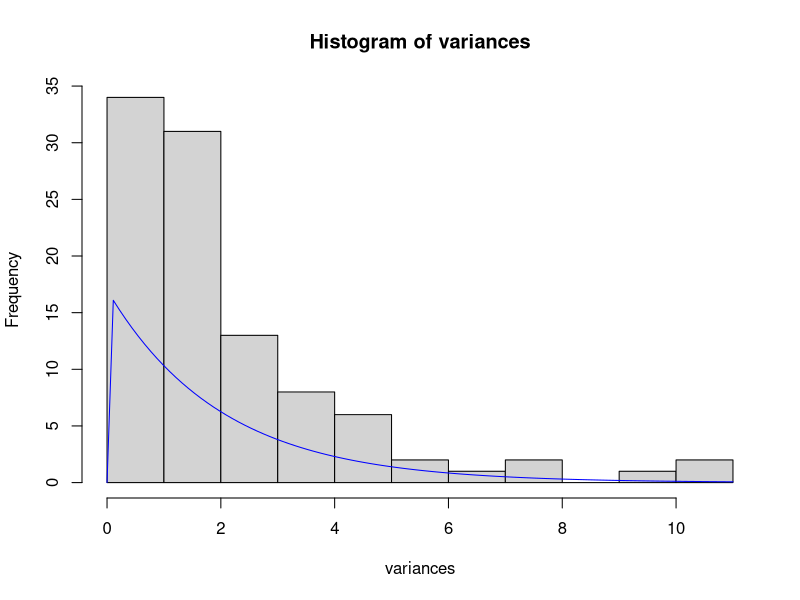
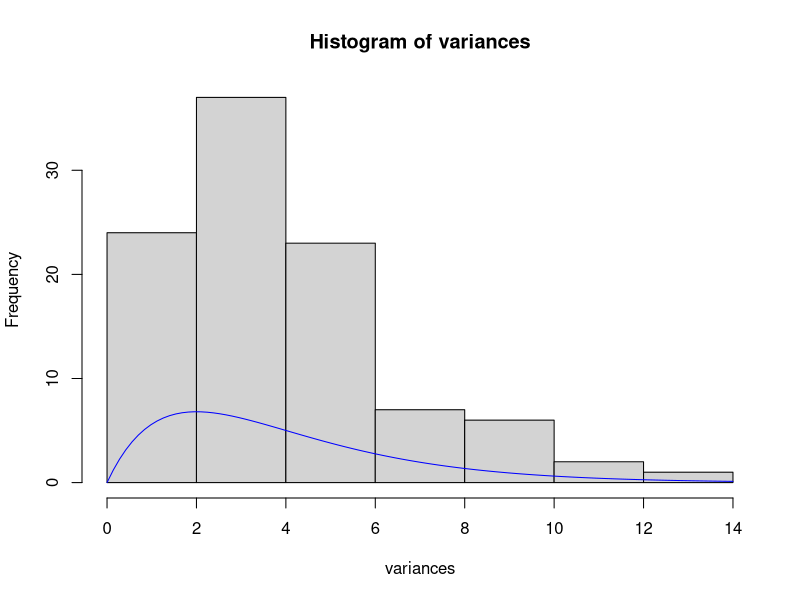
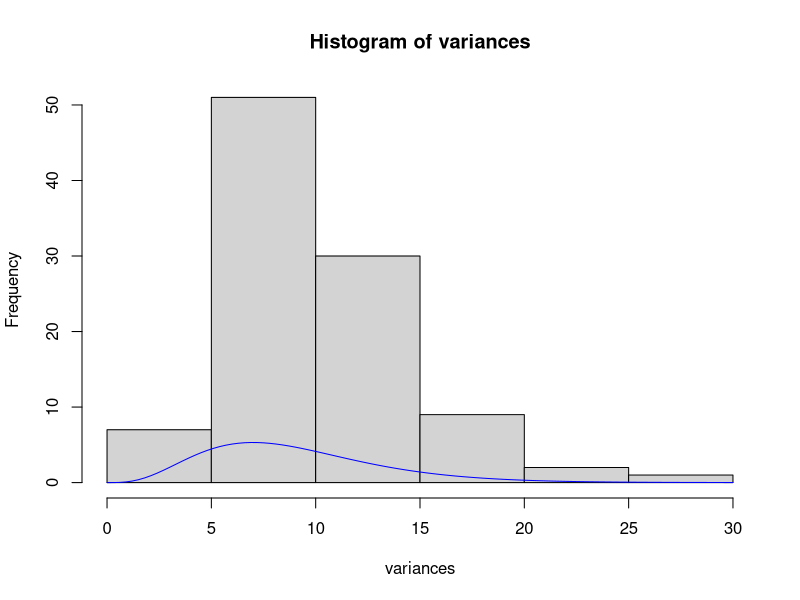
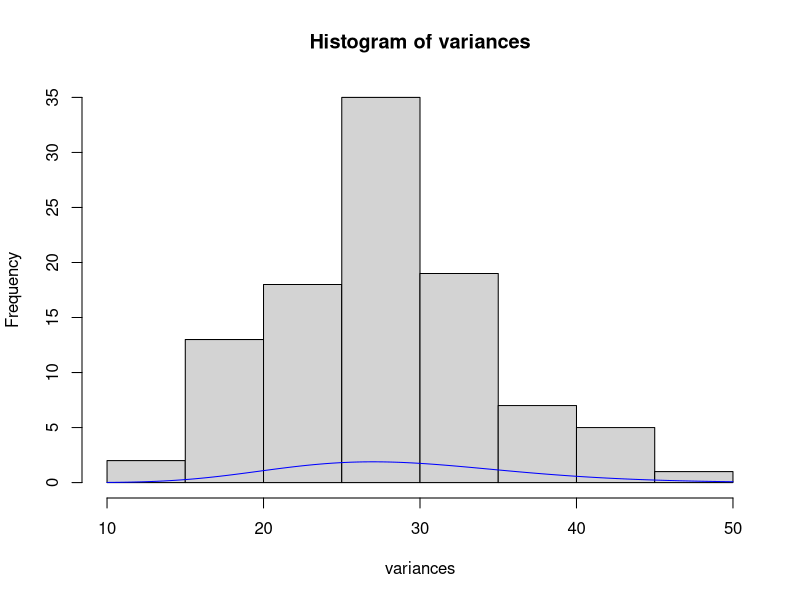
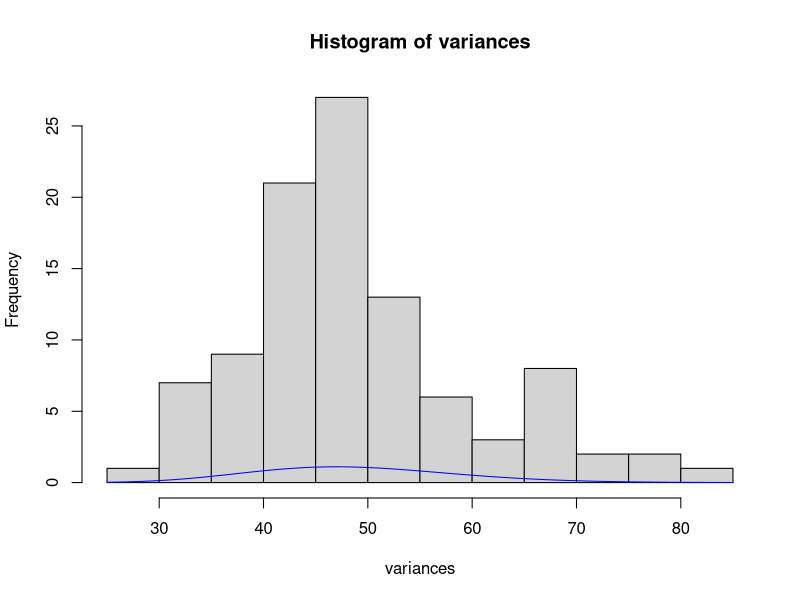
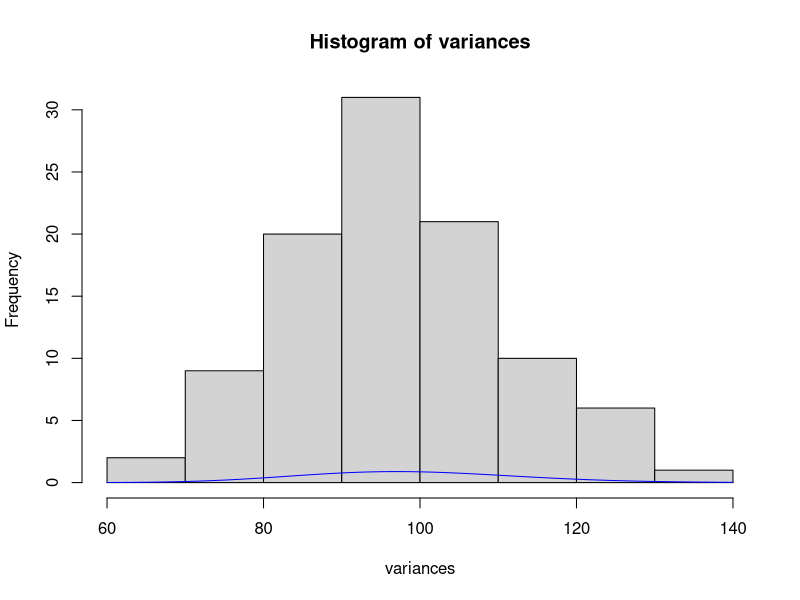

Reproduce these figures in R, in order.
#rnorm function can generate random numbers whose distribution is normal with specified mean and standard deviation

for(sampleSize in c(3,5,10,30,50,100))
{
	variances <- vector(mode="numeric", length=100)
	for(i in 1:100)
	{
		j <- var(rnorm(sampleSize, mean=0, sd=1))	#sample variance
		variances[i] <- j*(sampleSize - 1)	#chi squared distribution with (sampleSize - 1) degrees of freedom
	}
	jpeg(filename=paste(sampleSize, ".jpg"))
	y <- hist(variances)
	#print(max(y$counts))
	x <- variances
	curve(dchisq(x,df=sampleSize-1)*max(y$counts), col='blue', add=TRUE )		#multiplied by the max frequency (max(y$counts)) to make the chi squared curve visible
	dev.off()
}
